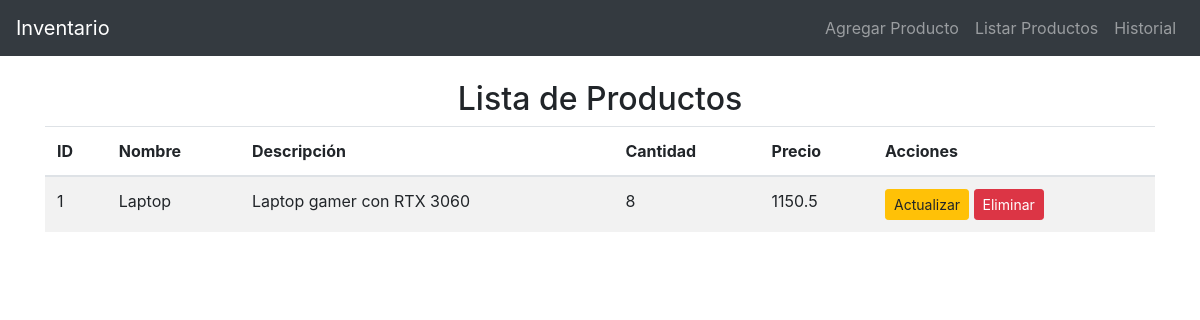
Page /listar on the earlier database version.
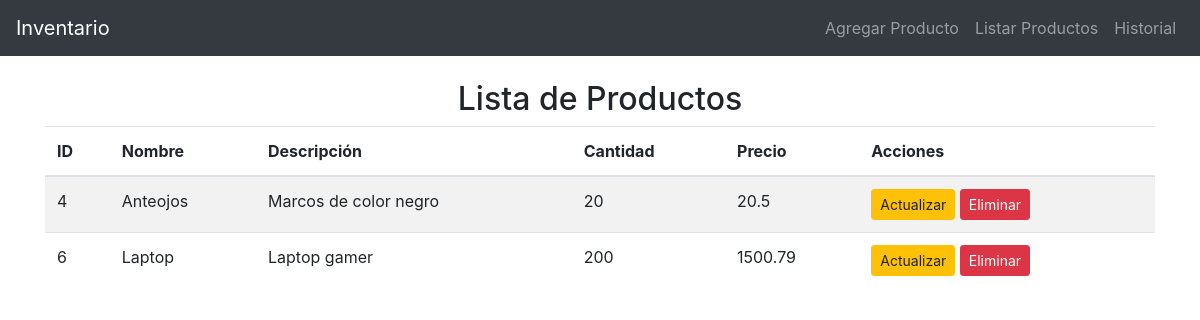
Same page on the later database version.
### tables this page shows
CREATE TABLE productos (
            id INTEGER PRIMARY KEY AUTOINCREMENT,
            nombre TEXT UNIQUE NOT NULL,
            descripcion TEXT,
            cantidad INTEGER NOT NULL CHECK (cantidad >= 0),
            precio REAL NOT NULL CHECK (precio >= 0)
        );

### app.py (the view)
@app.route('/listar')
def listar():
    productos = listar_productos()
    return render_template('listar_productos.html', productos=productos)

### database.py (called while the page is built)
def connect_db():
    conn = sqlite3.connect(DB_NAME)
    cursor = conn.cursor()
    return conn, cursor

def listar_productos():
    conn, cursor = connect_db()
    cursor.execute("SELECT * FROM productos")
    productos = cursor.fetchall()
    conn.close()
    if productos:
        return productos
    else:
        print("No hay productos en el inventario.")

### templates/listar_productos.html
{% extends 'base.html' %}
{% block content %}
    <h2 class="text-center">Lista de Productos</h2>
    {% if productos %}
        <table class="table table-striped">
            <thead>
                <tr>
                    <th>ID</th>
                    <th>Nombre</th>
                    <th>Descripción</th>
                    <th>Cantidad</th>
                    <th>Precio</th>
                    <th>Acciones</th>
                </tr>
            </thead>
            <tbody>
                {% for producto in productos %}
                    <tr>
                        <td>{{ producto[0] }}</td>
                        <td>{{ producto[1] }}</td>
                        <td>{{ producto[2] }}</td>
                        <td>{{ producto[3] }}</td>
                        <td>{{ producto[4] }}</td>
                        <td>
                            <a href="/actualizar/{{ producto[0] }}" class="btn btn-warning btn-sm">Actualizar</a>
                            <a href="/confirmar_eliminar/{{ producto[0] }}" class="btn btn-danger btn-sm">Eliminar</a>
                        </td>
                    </tr>
                {% endfor %}
            </tbody>
        </table>
    {% else %}
        <p>No hay productos registrados.</p>
    {% endif %}
{% endblock %}

### templates/base.html (shortened to what this page needs)
<!DOCTYPE html>
<html lang="es">
<head>
    <link href="https://stackpath.bootstrapcdn.com/bootstrap/4.5.2/css/bootstrap.min.css" rel="stylesheet">
</head>
<body>
    <nav class="navbar navbar-expand-lg navbar-dark bg-dark">
        <a class="navbar-brand" href="/">Inventario</a>
        <div class="collapse navbar-collapse">
            <ul class="navbar-nav ml-auto">
                <li class="nav-item"><a class="nav-link" href="/agregar">Agregar Producto</a></li>
                <li class="nav-item"><a class="nav-link" href="/listar">Listar Productos</a></li>
                <li class="nav-item"><a class="nav-link" href="/historial">Historial</a></li>
            </ul>
        </div>
    </nav>
    <div class="container mt-4">
        {% block content %}
        {% endblock %}
    </div>
</body>
</html>

Differences in the rows shown:
removed productos: id "1", nombre "Laptop", descripcion "Laptop gamer con RTX 3060", cantidad "8", precio "1150.5"
added productos: id "4", nombre "Anteojos", descripcion "Marcos de color negro", cantidad "20", precio "20.5"
added productos: id "6", nombre "Laptop", descripcion "Laptop gamer", cantidad "200", precio "1500.79"
